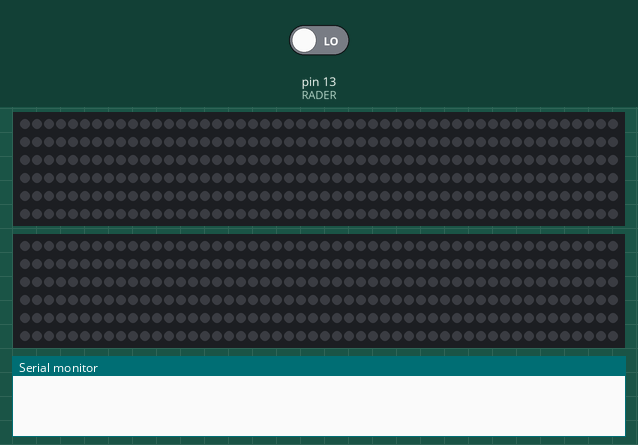
The sketch below on a simulated Arduino Uno, built with avr-gcc and run on an emulated ATmega328P. Parts: 2 × 300 RGB LEDs in strip order, left to right, continuing on the next row, the last lines printed to the serial monitor. Inputs (shaded band) come from the test bench; at power-on: pin 13 (RADER) LOW. Dim RGB values are drawn brighter than linear.

Above: at 1.2 s.
1.3 s: pin 13 (RADER) driven HIGH
At 1.48 s:
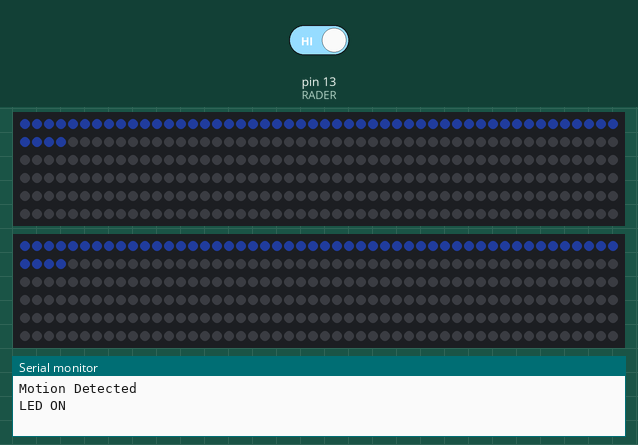
At 3.5 s:
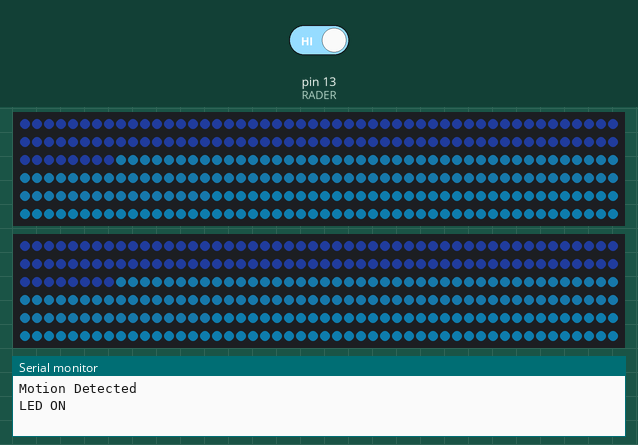
4.1 s: pin 13 (RADER) driven LOW
At 4.17 s:
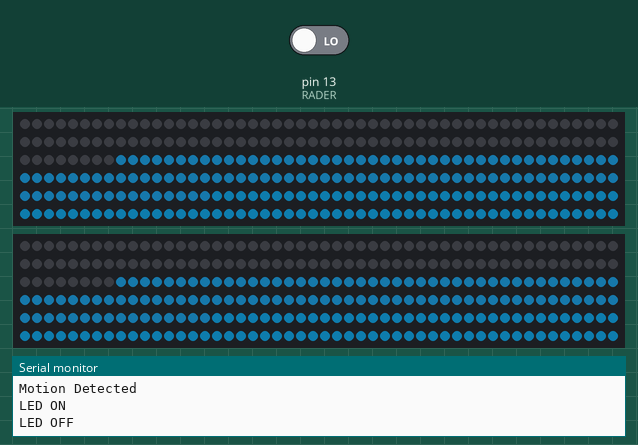
Timing chart, 0 to 7.1 s (numbered marks = the images above; inputs shaded):
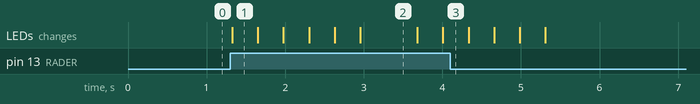

The sketch:

capstone_mediaArt_arduino.ino
```cpp
/* 2020-2 ES-엔터테인먼트SW미디어프로젝트캡스톤디자인
 *  <미디어아트> 이금형, 백종민, 윤강민
 *  프로젝트 '플랑팡 블루'
 *  아두이노 코드
 *
 *  2020-2 ES-Entertainment SW Media Project Capstone Design
 *  <Media Art> Lee Geum Hyeoung, Baek Jong Min, Yoon Gang Min
 *  Project 'Plangpang Blue'
 *  Arduino Code */

#include <Adafruit_NeoPixel.h>

#define NUM_PIXELS 300
#define PIN_NEO1 6
#define PIN_NEO2 10

#define ON HIGH // 1: led 켜지는 중
#define OFF LOW // 0: led 꺼지는 중
#define WAIT 2 // ledMode 준비 중

Adafruit_NeoPixel pixels1 = Adafruit_NeoPixel(NUM_PIXELS, PIN_NEO1, NEO_GRB + NEO_KHZ800);
Adafruit_NeoPixel pixels2 = Adafruit_NeoPixel(NUM_PIXELS, PIN_NEO2, NEO_GRB + NEO_KHZ800);

int RADER = 13; // rader sensor
int raderState = LOW; // rader status control
int ledMode = WAIT; // led(neopixel) control

int line = 54; // number of pixels in a row of leds
int c[3][3] = {{31, 58, 147}, {34, 167, 240}, {25, 181, 254}}; // color values

void pixelSetting() {
  pixels1.begin();
  pixels2.begin();
  pixels1.setBrightness(50);
  pixels2.setBrightness(50);
  pixelClear();
}

void setup() {
  pinMode(RADER, INPUT);
  Serial.begin(9600);

  pixelSetting();
}

void loop() {
  raderState = digitalRead(RADER);

  // rader 인식 여부 판단
  if (raderState == HIGH) {
    if (ledMode == WAIT) {
      Serial.println("Motion Detected");
      ledMode = ON;
    }
  }

  // led 모드 제어
  if (ledMode == ON) {
    pixelOn(0);
    delay(400);
  }
  else if (ledMode == OFF) {
    pixelOff(0);
    delay(400);
  }
}

int colorSet(int idx) {
  if (0 <= idx && idx < line * 2)
    return 0;
  else if (line * 2 <= idx && idx < line * 4)
    return 1;
  else
    return 2;
}

void pixelOn(int idx) {
  if (idx >= NUM_PIXELS) {
    ledMode = OFF;
    return;
  }
  if (idx == 0) {
    Serial.println("LED ON");
  }

  int ci = colorSet(idx);
  for (int i = idx; i < idx + line; i++) {
    pixels1.setPixelColor(i, c[ci][0], c[ci][1], c[ci][2]);
    pixels2.setPixelColor(i, c[ci][0], c[ci][1], c[ci][2]);
  }
  pixels1.show();
  pixels2.show();
  delay(300);

  pixelOn(idx + line);
}

void pixelOff(int idx) {
  if (idx >= NUM_PIXELS) {
    ledMode = WAIT;
    Serial.println("LED WAITING");
    return;
  }
  if (idx == 0) {
    Serial.println("LED OFF");
  }

  for (int i = idx; i < idx + line; i++) {
    pixels1.setPixelColor(i, 0, 0, 0);
    pixels2.setPixelColor(i, 0, 0, 0);
  }
  pixels1.show();
  pixels2.show();
  delay(300);

  pixelOff(idx + line);
}

void pixelClear() {
  for (int i = 0; i < NUM_PIXELS; i++) {
    pixels1.setPixelColor(i, 0, 0, 0);
    pixels2.setPixelColor(i, 0, 0, 0);
  }
  pixels1.show();
  pixels2.show();
}
```

Measured:
- after the input at 1.3 s, the LEDs: change at once (image 1)
- what the display in image 2 shows lasts 0.7 s, from 3.0 s to 3.7 s
